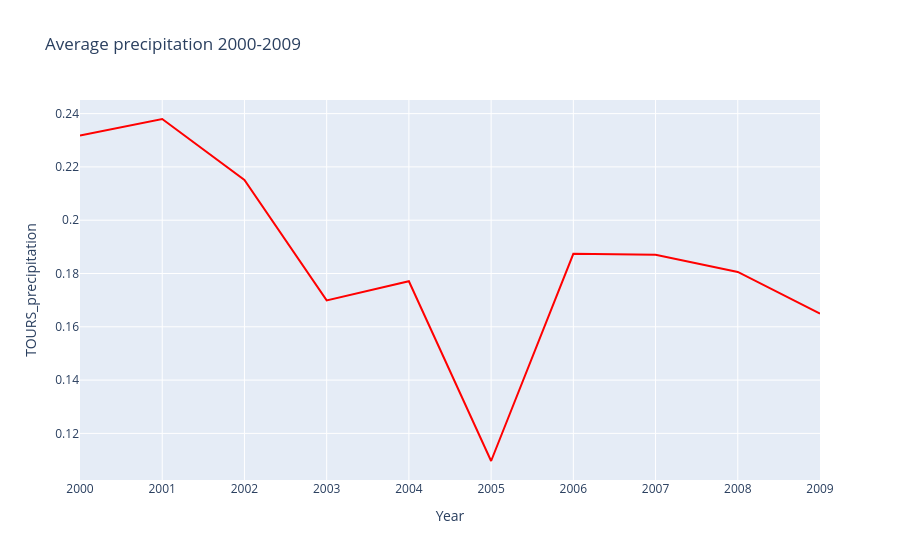

Source (notebook cell):
### Code cell
precipitation_by_year = df.groupby('Year')['TOURS_precipitation'].mean().reset_index()

precipitation_by_year_fig = px.line(precipitation_by_year, x='Year', y='TOURS_precipitation',
                                     title='Average precipitation 2000-2009',color_discrete_sequence=["red"])

precipitation_by_year_fig.show()

precipitation_by_year_fig.write_image("charts/Average precipitation 2000-2009.png")

### Figure 1 — Plotly figure (JSON) as saved in the notebook; plotly's stock layout.template omitted (floating-point values rounded to 4 significant figures)
{"data": [{"hovertemplate": "Year=%{x}<br>TOURS_precipitation=%{y}<extra></extra>", "legendgroup": "", "line": {"color": "red", "dash": "solid"}, "marker": {"symbol": "circle"}, "mode": "lines", "name": "", "orientation": "v", "showlegend": false, "type": "scatter", "x": [2000, 2001, 2002, 2003, 2004, 2005, 2006, 2007, 2008, 2009], "xaxis": "x", "y": [0.2317, 0.238, 0.2151, 0.1699, 0.1771, 0.1096, 0.1874, 0.187, 0.1806, 0.1649], "yaxis": "y"}], "layout": {"legend": {"tracegroupgap": 0}, "title": {"text": "Average precipitation 2000-2009"}, "xaxis": {"anchor": "y", "domain": [0, 1], "title": {"text": "Year"}}, "yaxis": {"anchor": "x", "domain": [0, 1], "title": {"text": "TOURS_precipitation"}}}}
